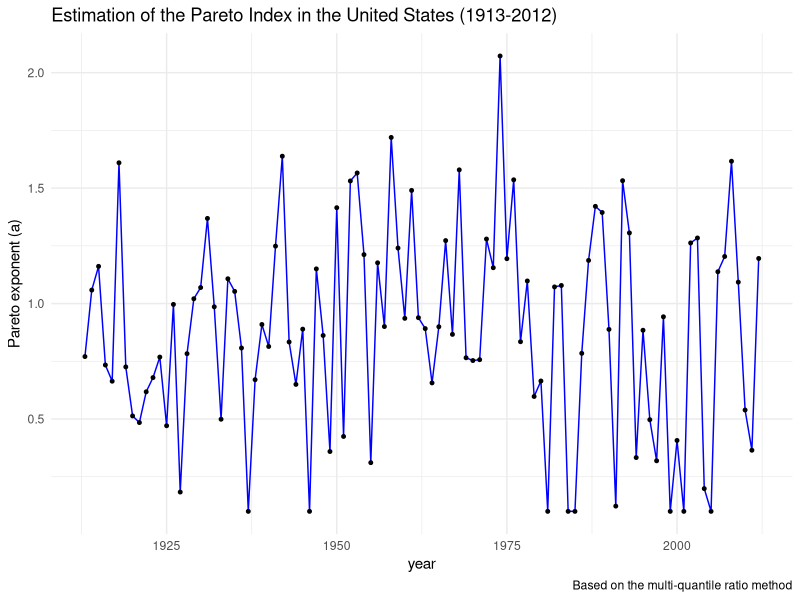
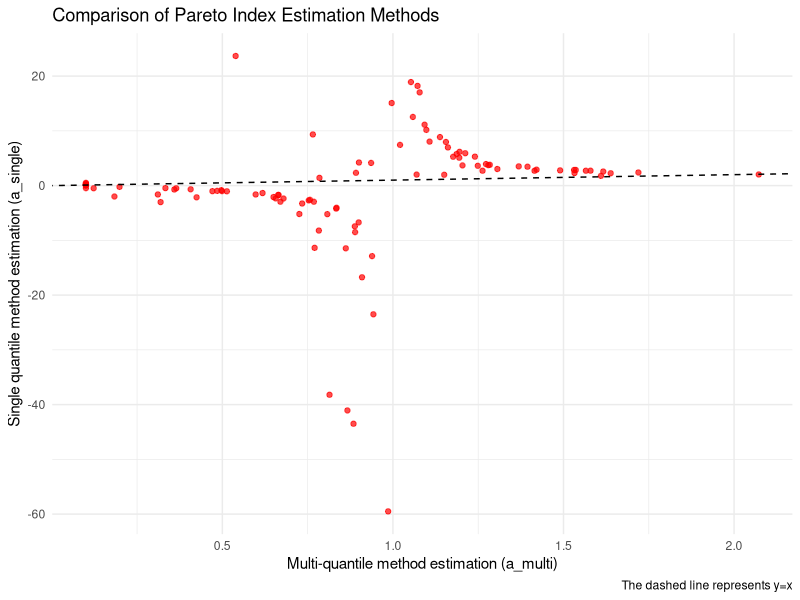

R code for these plots, in order:
## ---- chunk 1
options(htmltools.dir.version = FALSE)
knitr::opts_chunk$set(warning = FALSE)# 全局隐藏所有警告
library(tidyverse)
library(nnet)
library(ggplot2)
library(dplyr)
## ---- chunk 2
percentile_ratio_discrepancies <- function(P99, P99.5, P99.9, a) {
  # 计算三个实际分位数比率
  ratio1 <- P99 / P99.9
  ratio2 <- P99.5 / P99.9
  ratio3 <- P99 / P99.5
  
  # 计算理论Pareto比率
  theoretical1 <- 10^(-a + 1)
  theoretical2 <- 5^(-a + 1)
  theoretical3 <- 2^(-a + 1)
  
  # 计算三个偏差平方
  discrepancy1 <- (ratio1 - theoretical1)^2
  discrepancy2 <- (ratio2 - theoretical2)^2
  discrepancy3 <- (ratio3 - theoretical3)^2
  
  # 返回总和
  return(discrepancy1 + discrepancy2 + discrepancy3)
}

# 测试函数 (应返回0)
test_value <- percentile_ratio_discrepancies(P99 = 1e6, P99.5 = 2e6, P99.9 = 1e7, a = 2)
print(paste("测试结果:", test_value))  # 应输出0
## ---- chunk 3
exponent.multi_ratios_est <- function(P99, P99.5, P99.9) {
  # 使用公式(4)计算初始值
  initial_a <- 1 - log10(10) / log10(P99 / P99.9)
  
  # 定义优化函数
  optimize_a <- function(a) {
    percentile_ratio_discrepancies(P99, P99.5, P99.9, a)
  }
  
  # 最小化差异函数
  result <- optimize(
    f = optimize_a,
    interval = c(0.1, 10),   # 合理范围：0.1 < a < 10
    tol = 1e-10
  )
  
  return(result$minimum)
}

# 测试函数 (应返回2)
test_a <- exponent.multi_ratios_est(P99 = 1e6, P99.5 = 2e6, P99.9 = 1e7)
print(paste("估计的a值:", test_a))  # 应输出2
## ---- chunk 4
# 假设数据框名为income_data，包含以下列：
# year, P99, P99.5, P99.9
# 这里创建模拟数据（实际使用时替换为真实数据）
set.seed(123)
years <- 1913:2012
income_data <- tibble(
  year = years,
  P99 = runif(length(years)),     # 替换为实际数据
  P99.5 = runif(length(years)),  # 替换为实际数据
  P99.9 = runif(length(years)))   # 替换为实际数据

# 估计每年的a值
income_data <- income_data %>%
  rowwise() %>%
  mutate(
    a_multi = exponent.multi_ratios_est(P99, P99.5, P99.9)
  ) %>%
  ungroup()

# 绘制结果
ggplot(income_data, aes(x = year, y = a_multi)) +
  geom_line(color = "blue") +
  geom_point(size = 1) +
  labs(
    title = "Estimation of the Pareto Index in the United States (1913-2012)",
    x = "year",
    y = "Pareto exponent (a)",
    caption = "Based on the multi-quantile ratio method"
  ) +
  theme_minimal()
## ---- chunk 5
# 添加单分位数估计（公式4）
income_data <- income_data %>%
  mutate(
    a_single = 1 - log10(10) / log10(P99 / P99.9)
  )

# 绘制散点图比较
ggplot(income_data, aes(x = a_multi, y = a_single)) +
  geom_point(alpha = 0.7, color = "red") +
  geom_abline(intercept = 0, slope = 1, linetype = "dashed") +
  labs(
    title = "Comparison of Pareto Index Estimation Methods",
    x = "Multi-quantile method estimation (a_multi)",
    y = "Single quantile method estimation (a_single)",
    caption = "The dashed line represents y=x"
  ) +
  theme_minimal()

# 计算相关系数（不应为1或0）
cor_test <- cor(income_data$a_multi, income_data$a_single)
print(paste("相关系数:", round(cor_test, 3)))
